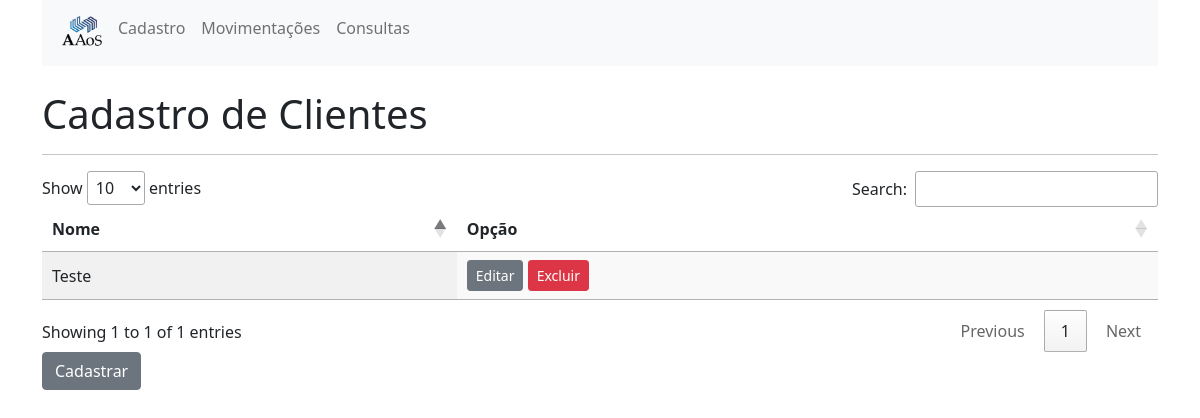
Before: /clientes/ with the older database file.
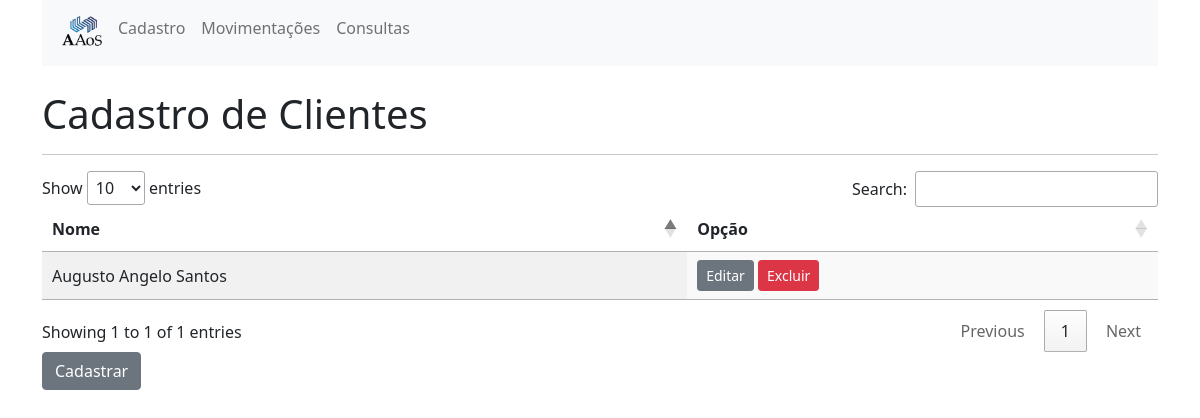
After: the same page with the newer database file.
### cadastros/models.py (models this page shows, shortened)
class Cliente(models.Model):
    nome = models.CharField(
        verbose_name="Nome do cliente",
        max_length=250,
    )
    class Meta:
        db_table = "cad_cliente"
        verbose_name = "Cliente"
        verbose_name_plural = "Clientes"

### cadastros/views.py (the view)
# urls.py: path('clientes/', views.list_clientes, name='list_clientes'),
def list_clientes(request):
    clientes = Cliente.objects.all()
    return render(request, 'cadastros/clientes.html', {'clientes': clientes})

### cadastros/templates/cadastros/clientes.html (shortened to what this page needs)
{% extends 'cadastros/base.html' %}
{% block content %}
    <br>
    <h1>Cadastro de Clientes</h1>
    <hr>
    <table id="clientes_table" class="display">
        <thead>
            <tr>
                <th>Nome</th>
                <th>Opção</th>
            </tr>
        </thead>
        <tbody>
            {% for cliente in clientes %}
                <tr>
                    <td>
                        {{cliente.nome}}
                    </td>
                    <td>
                       <a href="{% url 'edit_cliente' pk=cliente.pk %}" class="btn btn-secondary btn-sm">Editar</a>
                       <a href="{% url 'delete_cliente' pk=cliente.pk %}" class="btn btn-danger btn-sm">Excluir</a>
                    </td>
                </tr>
            {% endfor %}
        </tbody>
    </table>
    <a href="{% url 'new_cliente' %}" class="btn btn-secondary">Cadastrar</a>
{% endblock %}

Changed rows visible on the page:
changed Cliente: nome "Teste" → "Augusto Angelo Santos"
